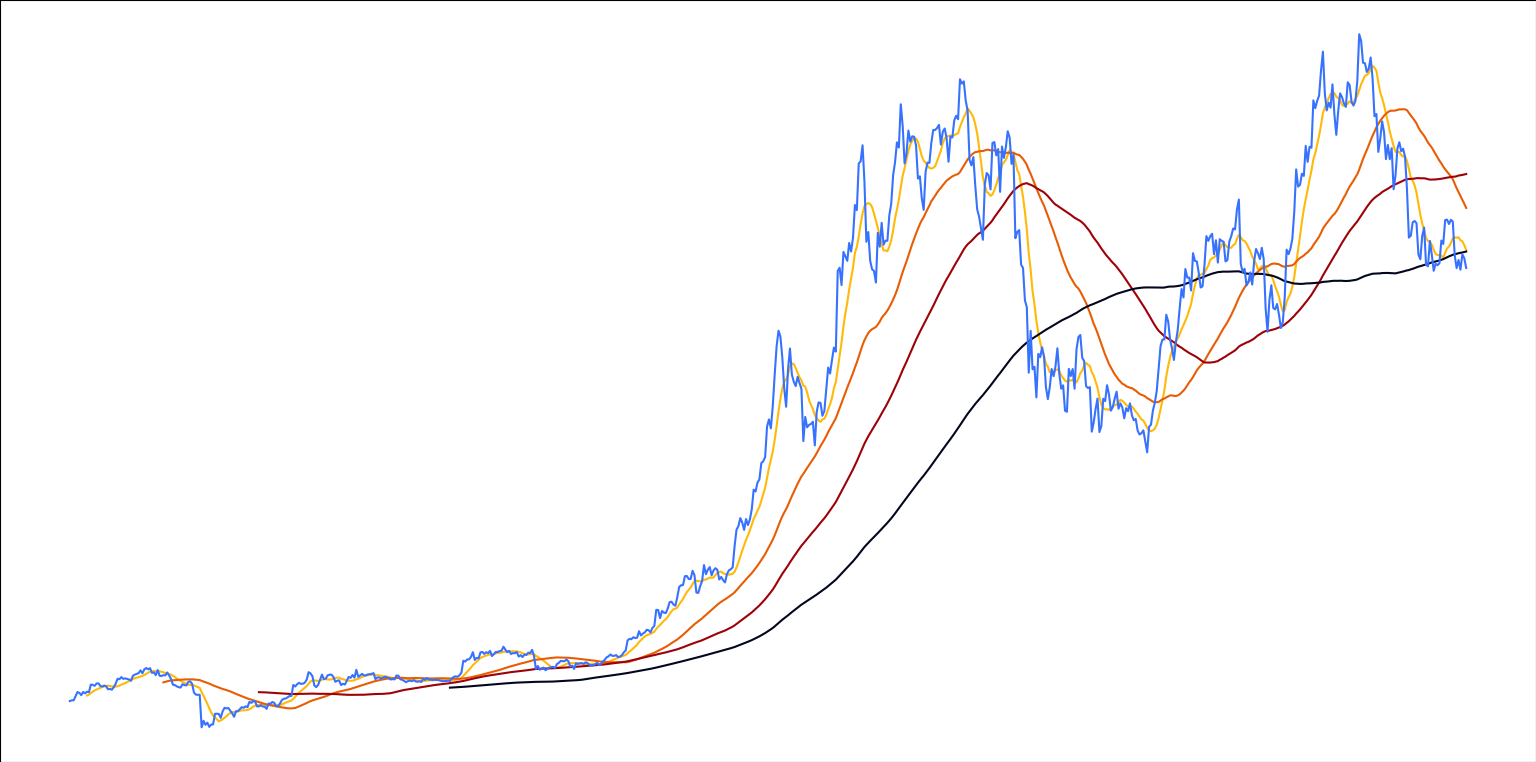

The Python source for this figure:
import MA as ma
data = yf.download('BTC-USD', '2020-1-4', '2022-1-4').to_dict()

OPENS = [data['Open'][o] for o in data['Open']]
CLOSES = [data['Close'][i] for i in data['Close']]
HIGHS = [data['High'][o] for o in data['High']]
LOWS = [data['Low'][o] for o in data['Low']]


candles = [Candle(OPENS[i], HIGHS[i], LOWS[i], CLOSES[i]) for i in range(len(LOWS))]

MA10 = ma.MA(candles, period=10)
MA50 = ma.MA(candles, period=50)
MA100 = ma.MA(candles, period=100)
MA200 = ma.MA(candles, period=200)

closes = [candle.c for candle in candles]

plt.plot(MA10, color='#ffba08')
plt.plot(MA50, color='#e85d04')
plt.plot(MA100, color='#9d0208')
plt.plot(MA200, color='#03071e')

plt.plot(closes, color='#3772FF')

plt.show()
